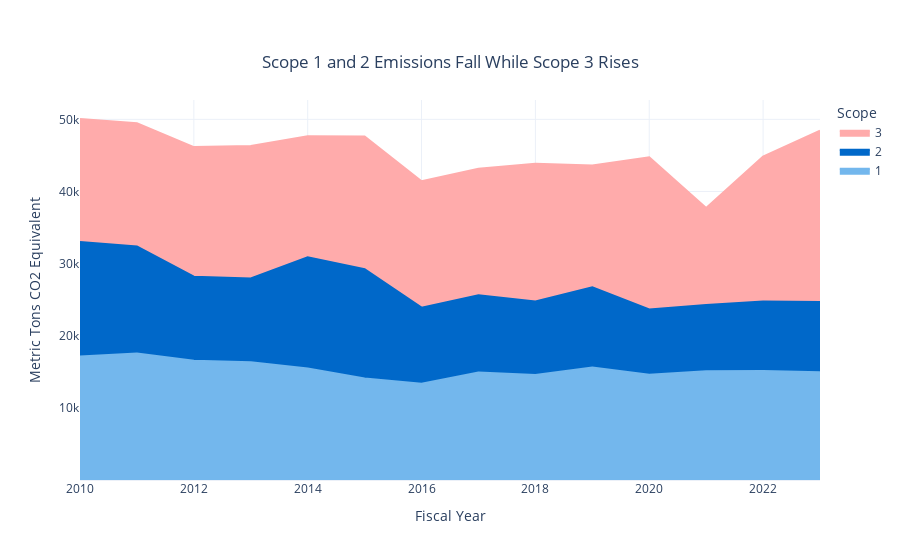

Here is the notebook cell this chart was saved with:
### Code cell
year_scope_totals = cleaned_totals.groupby(['Fiscal Year', 'Scope'])['GHG MTCDE'].sum().reset_index()


# Define color mapping for scopes
color_mapping = {
    1: '#73B7ED',  # blue
    2: '#0068C9',  # green
    3: '#FFABAB'   # red
}

# Create an area chart for the total over time, grouped by scope
total_emissions_over_time = px.area(year_scope_totals, 
                                    x='Fiscal Year', 
                                    y='GHG MTCDE', 
                                    color='Scope', 
                                    title='Scope 1 and 2 Emissions Fall While Scope 3 Rises',
                                    template='plotly_white',  # Use the white theme
                                    labels={'GHG MTCDE': 'Metric Tons CO2 Equivalent', 'Fiscal Year': 'Fiscal Year'},  # Improve axis labels
                                    color_discrete_map=color_mapping)  # Use the color mapping

# Update y-axis labels
total_emissions_over_time.update_yaxes(tickvals=[10000, 20000, 30000, 40000, 50000])


# Reverse the order of the legend
total_emissions_over_time.for_each_trace(lambda trace: trace.update(showlegend=True))

# Update the fillcolor for each trace
for trace in total_emissions_over_time.data:
    trace.fillcolor = trace.line.color
total_emissions_over_time.update_layout(legend=dict(traceorder="reversed"))


total_emissions_over_time.update_layout(
    title={
        'y':0.9,
        'x':0.5,
        'xanchor': 'center',
        'yanchor': 'top'})
# Show the plot
total_emissions_over_time.show()

### Figure 1 — Plotly figure (JSON) as saved in the notebook; plotly's stock layout.template omitted (floating-point values rounded to 4 significant figures)
{"data": [{"fillcolor": "#73B7ED", "fillpattern": {"shape": ""}, "hovertemplate": "Scope=1<br>Fiscal Year=%{x}<br>Metric Tons CO2 Equivalent=%{y}<extra></extra>", "legendgroup": "1", "line": {"color": "#73B7ED"}, "marker": {"symbol": "circle"}, "mode": "lines", "name": "1", "orientation": "v", "showlegend": true, "stackgroup": "1", "type": "scatter", "x": [2010, 2011, 2012, 2013, 2014, 2015, 2016, 2017, 2018, 2019, 2020, 2021, 2022, 2023], "xaxis": "x", "y": [17130.0, 17520.0, 16540.0, 16340.0, 15470.0, 14080.0, 13360.0, 14910.0, 14550.0, 15600.0, 14580.0, 15090.0, 15110.0, 14940.0], "yaxis": "y"}, {"fillcolor": "#0068C9", "fillpattern": {"shape": ""}, "hovertemplate": "Scope=2<br>Fiscal Year=%{x}<br>Metric Tons CO2 Equivalent=%{y}<extra></extra>", "legendgroup": "2", "line": {"color": "#0068C9"}, "marker": {"symbol": "circle"}, "mode": "lines", "name": "2", "orientation": "v", "showlegend": true, "stackgroup": "1", "type": "scatter", "x": [2010, 2011, 2012, 2013, 2014, 2015, 2016, 2017, 2018, 2019, 2020, 2021, 2022, 2023], "xaxis": "x", "y": [15870.0, 14850.0, 11650.0, 11600, 15420.0, 15140.0, 10530.0, 10700.0, 10210.0, 11100.0, 9055.0, 9166.0, 9644.0, 9730.0], "yaxis": "y"}, {"fillcolor": "#FFABAB", "fillpattern": {"shape": ""}, "hovertemplate": "Scope=3<br>Fiscal Year=%{x}<br>Metric Tons CO2 Equivalent=%{y}<extra></extra>", "legendgroup": "3", "line": {"color": "#FFABAB"}, "marker": {"symbol": "circle"}, "mode": "lines", "name": "3", "orientation": "v", "showlegend": true, "stackgroup": "1", "type": "scatter", "x": [2010, 2011, 2012, 2013, 2014, 2015, 2016, 2017, 2018, 2019, 2020, 2021, 2022, 2023], "xaxis": "x", "y": [17050.0, 17080.0, 17970.0, 18350.0, 16770.0, 18400.0, 17540.0, 17540.0, 19080.0, 16910.0, 21090.0, 13450.0, 20090.0, 23750.0], "yaxis": "y"}], "layout": {"legend": {"title": {"text": "Scope"}, "tracegroupgap": 0, "traceorder": "reversed"}, "title": {"text": "Scope 1 and 2 Emissions Fall While Scope 3 Rises", "x": 0.5, "xanchor": "center", "y": 0.9, "yanchor": "top"}, "xaxis": {"anchor": "y", "domain": [0, 1], "title": {"text": "Fiscal Year"}}, "yaxis": {"anchor": "x", "domain": [0, 1], "tickvals": [10000, 20000, 30000, 40000, 50000], "title": {"text": "Metric Tons CO2 Equivalent"}}}}
